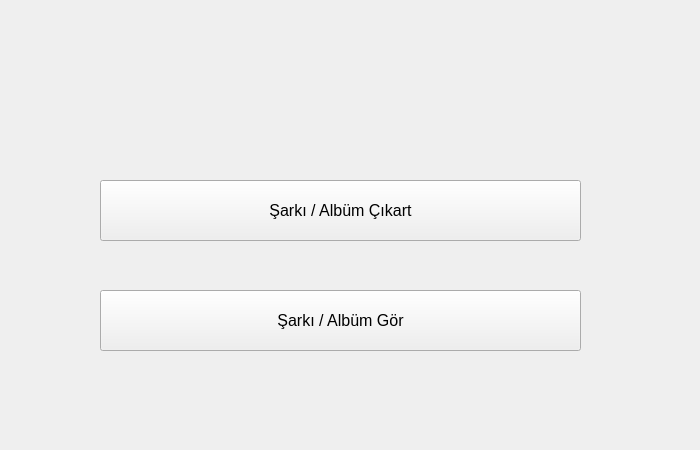
<?xml version="1.0" encoding="UTF-8"?>
<ui version="4.0">
 <class>Form</class>
 <widget class="QWidget" name="Form">
  <property name="enabled">
   <bool>true</bool>
  </property>
  <property name="geometry">
   <rect>
    <x>0</x>
    <y>0</y>
    <width>700</width>
    <height>450</height>
   </rect>
  </property>
  <property name="minimumSize">
   <size>
    <width>700</width>
    <height>450</height>
   </size>
  </property>
  <property name="maximumSize">
   <size>
    <width>700</width>
    <height>450</height>
   </size>
  </property>
  <property name="windowTitle">
   <string notr="true">Kullanıcı Paneli - Music Library</string>
  </property>
  <widget class="QPushButton" name="sarkicikartButon">
   <property name="geometry">
    <rect>
     <x>100</x>
     <y>180</y>
     <width>481</width>
     <height>61</height>
    </rect>
   </property>
   <property name="font">
    <font>
     <pointsize>12</pointsize>
    </font>
   </property>
   <property name="text">
    <string>Şarkı / Albüm Çıkart</string>
   </property>
  </widget>
  <widget class="QPushButton" name="sarkigorButon">
   <property name="geometry">
    <rect>
     <x>100</x>
     <y>290</y>
     <width>481</width>
     <height>61</height>
    </rect>
   </property>
   <property name="font">
    <font>
     <pointsize>12</pointsize>
    </font>
   </property>
   <property name="text">
    <string>Şarkı / Albüm Gör</string>
   </property>
  </widget>
  <widget class="QLabel" name="hosgeldiniz">
   <property name="geometry">
    <rect>
     <x>100</x>
     <y>35</y>
     <width>461</width>
     <height>111</height>
    </rect>
   </property>
   <property name="font">
    <font>
     <family>Kozuka Mincho Pr6N H</family>
     <pointsize>20</pointsize>
     <kerning>true</kerning>
    </font>
   </property>
   <property name="text">
    <string/>
   </property>
   <property name="alignment">
    <set>Qt::AlignCenter</set>
   </property>
  </widget>
 </widget>
 <resources/>
 <connections/>
</ui>
